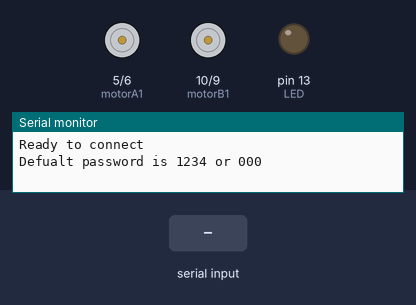
A sketch run on a simulated Arduino Uno, built with avr-gcc and run on an emulated ATmega328P. Parts: motor-driver pin pairs drawn as motors (green arrow = first pin HIGH = forward, orange = second pin HIGH = backward, longer = more drive), output pins drawn as LEDs (lit = HIGH), the last lines printed to the serial monitor. Inputs (shaded band) come from the test bench.

Above: at 1.2 s.
1.3 s: "1" received over the second serial link
At 1.9 s:
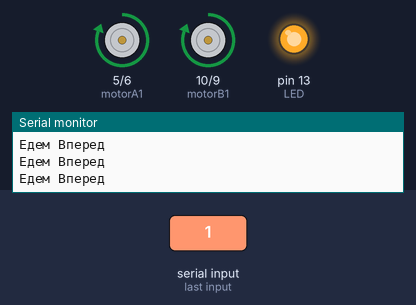
2.8 s: "2" received over the second serial link
At 3.1 s:
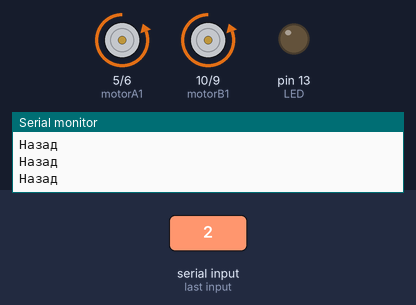
4.3 s: "0" received over the second serial link
At 5.6 s:
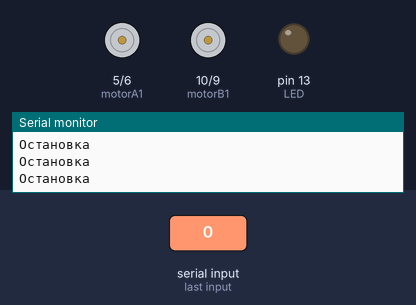
Timing chart, 0 to 7.3 s (numbered marks = the images above; inputs shaded):
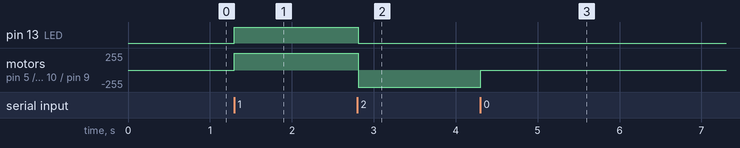

The sketch:

002_ArduCar_BlueMotor.ino
```cpp
/*Автор-ССС
Проверка управления машинки простыми командами с блютуза.
Программа создана только для того чтоб проверить
правильност подклюяения моторов и проверить оборудование,
принятие команд с блютуза и тд...
Оборудование:
  Ардуино уно
  Модуль НС-06 или НС-05
  Драйвер моторов+моторы
HC05 - Bluetooth AT-Command mode
modified on 10 Feb 2019
by Saeed Hosseini
https://electropeak.com/learn/
*/
//L298N Драйвер двигателей
  const int motorA1  = 5;  // L298N'in IN3
  const int motorA2  = 6;  // L298N'in IN1
  const int motorB1  = 10; // L298N'in IN2
  const int motorB2  = 9;  // L298N'in IN4

int i=0; //Случайная переменная, назначенная циклам
  int j=0; //Случайная переменная, назначенная циклам
  int state; //Переменная сигнала от устройства Bluetooth
  int vSpeed=255;  // Стандартная скорость может принимать значение от 0-255

#include <SoftwareSerial.h>
SoftwareSerial MyBlue(2, 3); // RX | TX
int flag = 0;
int LED = 13;

void setup() //******************************************************
{
// Давайте откроем последовательный порт со скоростью 9600
 Serial.begin(9600);
 Serial.println("Ready to connect\nDefualt password is 1234 or 000");

//Софтварный компорт для блютуза
 MyBlue.begin(9600);
//лед на плате Ардуино
 pinMode(LED, OUTPUT);
// Давайте определим наши контакты
 pinMode(motorA1, OUTPUT);
 pinMode(motorA2, OUTPUT);
 pinMode(motorB1, OUTPUT);
 pinMode(motorB2, OUTPUT);
}

void loop() //******************************************************
{
 if (MyBlue.available())
   flag = MyBlue.read();

 //ВПЕРЕД! Если входяшие данные '0'- останавливаемся
 if (flag == '1')
 {
  //управление моторами
  analogWrite(motorA1, vSpeed); analogWrite(motorA2, 0);
  analogWrite(motorB1, vSpeed); analogWrite(motorB2, 0);
  //выводим отладочную информацию
  digitalWrite(LED, HIGH);         //Управляем светодиодом. Он/ОФФ
  Serial.println("Едем Вперед");   //Пихаем данные в хардверный компорт
  MyBlue.println("Едем Вперед");   //Пихаем данные в блютуз
 }

//НАЗАД! Если входяшие данные '2'- останавливаемся
 else if (flag == '2')
 {
  //управление моторами
  analogWrite(motorA1, 0);  analogWrite(motorA2, vSpeed);
  analogWrite(motorB1, 0);  analogWrite(motorB2, vSpeed);
  //выводим отладочную информацию
  digitalWrite(LED, LOW);      //Управляем светодиодом. Он/ОФФ
  Serial.println("Назад");     //Пихаем данные в хардверный компорт
  MyBlue.println("Назад");     //Пихаем данные в блютуз
 }//end else IF

//STOP! Если входяшие данные '0'- останавливаемся
 else if (flag == '0')
 {
  //управление моторами
  analogWrite(motorA1, 0);  analogWrite(motorA2, 0);
  analogWrite(motorB1, 0);  analogWrite(motorB2, 0);
  //выводим отладочную информацию
  digitalWrite(LED, LOW);          //Управляем светодиодом. Он/ОФФ
  Serial.println("Остановка");     //Пихаем данные в хардверный компорт
  MyBlue.println("Остановка");     //Пихаем данные в блютуз
 }//end else IF
}//end IF
```

Measured:
- after the input at 1.3 s, pin 13 (LED): LOW → HIGH at once; motor on pin 5 (motorA1) / pin 6 (motorA2), motor on pin 10 (motorB1) / pin 9 (motorB2): stopped → forward 255/255 at once
- after the input at 2.8 s, pin 13 (LED): HIGH → LOW at once; motor on pin 5 (motorA1) / pin 6 (motorA2), motor on pin 10 (motorB1) / pin 9 (motorB2): forward 255/255 → backward 255/255 at once
- after the input at 4.3 s, motor on pin 5 (motorA1) / pin 6 (motorA2), motor on pin 10 (motorB1) / pin 9 (motorB2): backward 255/255 → stopped at once
